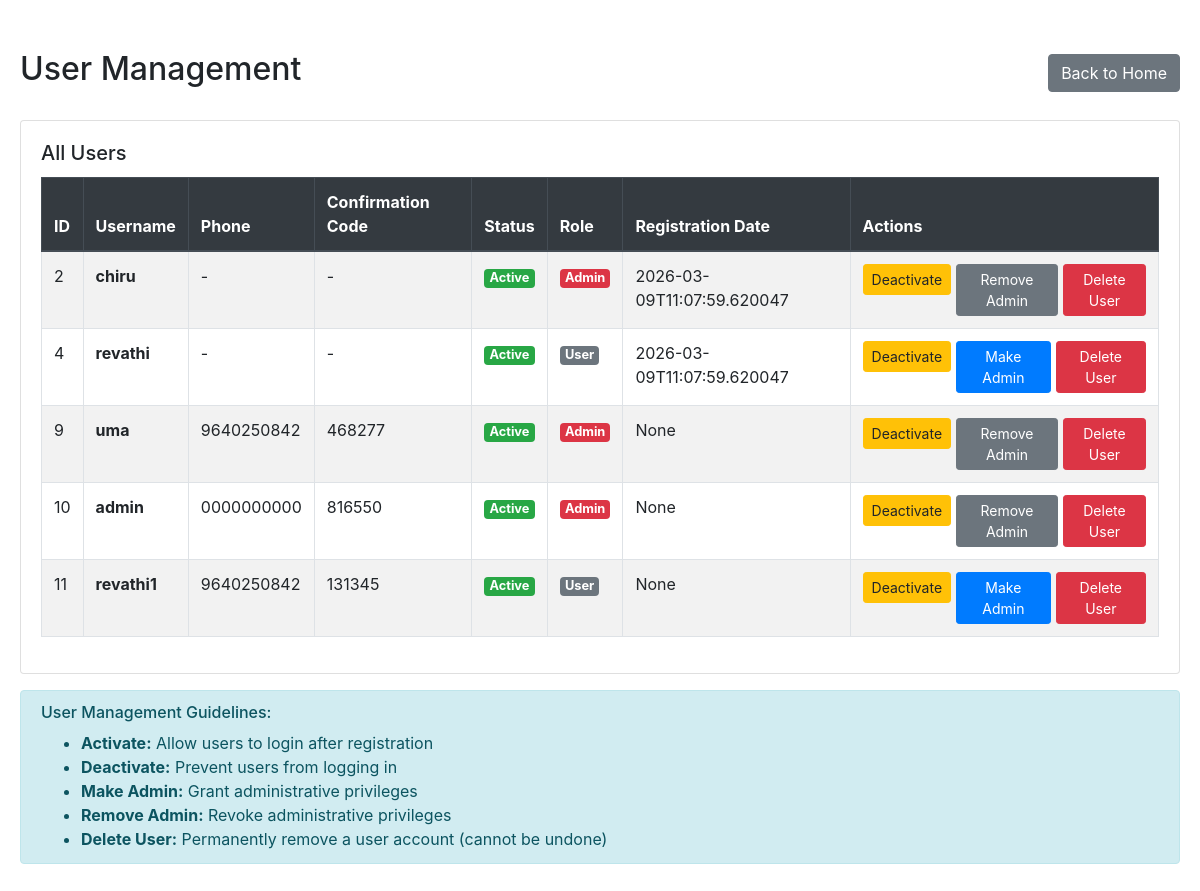
The app's page /admin/users (signed in) with its own data.
### tables this page shows
CREATE TABLE users (
            id INTEGER PRIMARY KEY AUTOINCREMENT,
            username TEXT NOT NULL UNIQUE,
            password TEXT NOT NULL,
            mfa_secret TEXT
        , is_active INTEGER DEFAULT 0, is_admin INTEGER DEFAULT 0, created_at TEXT, phone TEXT, confirmation_code TEXT);

### app.py (the view)
@app.route('/admin/users')
@login_required
@admin_required
def admin_users():
    conn = sqlite3.connect(DATABASE_PATH)
    c = conn.cursor()
    c.execute('SELECT id, username, phone, confirmation_code, is_active, is_admin, created_at FROM users ORDER BY created_at DESC')
    users = c.fetchall()
    conn.close()
    return render_template('admin_users.html', users=users)

### app.py (called while the page is built)
def admin_required(f):
    @wraps(f)
    def decorated_function(*args, **kwargs):
        if not current_user.is_admin:
            flash('Admin access required.', 'danger')
            return redirect(url_for('index'))
        return f(*args, **kwargs)
    return decorated_function

@login_manager.user_loader
def load_user(user_id):
    conn = sqlite3.connect(DATABASE_PATH)
    c = conn.cursor()
    c.execute('SELECT id, username, mfa_secret, is_active, is_admin FROM users WHERE id = ? AND is_active = 1', (int(user_id),))
    user = c.fetchone()
    conn.close()
    if user:
        return User(user[0], user[1], user[2], user[3], user[4])
    return None

    @property
    def is_active(self):
        return self._is_active

### templates/admin_users.html (shortened to what this page needs)
<!DOCTYPE html>
<html lang="en">
<head>
    <link rel="stylesheet" href="https://stackpath.bootstrapcdn.com/bootstrap/4.5.2/css/bootstrap.min.css">
</head>
<body class="admin-page">
    <div class="admin-container">
        <div class="d-flex justify-content-between align-items-center mb-4">
            <h2>User Management</h2>
            <a href="{{ url_for('index') }}" class="btn btn-secondary">Back to Home</a>
        </div>
        <div class="card">
            <div class="card-body">
                <h5 class="card-title">All Users</h5>
                <div class="table-responsive">
                    <table class="table table-striped table-bordered">
                        <thead class="thead-dark">
                            <tr>
                                <th>ID</th>
                                <th>Username</th>
                                <th>Phone</th>
                                <th>Confirmation Code</th>
                                <th>Status</th>
                                <th>Role</th>
                                <th>Registration Date</th>
                                <th>Actions</th>
                            </tr>
                        </thead>
                        <tbody>
                            {% for user in users %}
                            <tr>
                                <td>{{ user[0] }}</td>
                                <td><strong>{{ user[1] }}</strong></td>
                                <td>{{ user[2] or '-' }}</td>
                                <td>{{ user[3] or '-' }}</td>
                                <td>
                                    {% if user[4] %}
                                        <span class="badge badge-success status-badge">Active</span>
                                    {% else %}
                                        <span class="badge badge-warning status-badge">Pending</span>
                                    {% endif %}
                                </td>
                                <td>
                                    {% if user[5] %}
                                        <span class="badge badge-danger status-badge">Admin</span>
                                    {% else %}
                                        <span class="badge badge-secondary status-badge">User</span>
                                    {% endif %}
                                </td>
                                <td>{{ user[6] }}</td>
                                <td>
                                    <div class="btn-group btn-group-sm">
                                        {% if not user[4] %}
                                            <form method="POST" action="{{ url_for('activate_user', user_id=user[0]) }}" style="display: inline;">
                                                <button type="submit" class="btn btn-success btn-sm" onclick="return confirm('Activate this user?')">Activate</button>
                                            </form>
                                        {% else %}
                                            <form method="POST" action="{{ url_for('deactivate_user', user_id=user[0]) }}" style="display: inline;">
                                                <button type="submit" class="btn btn-warning btn-sm" onclick="return confirm('Deactivate this user?')">Deactivate</button>
                                            </form>
                                        {% endif %}
                                        <form method="POST" action="{{ url_for('toggle_admin', user_id=user[0]) }}" style="display: inline; margin-left: 5px;">
                                            <button type="submit" class="btn btn-{{ 'secondary' if user[5] else 'primary' }} btn-sm"
                                                    onclick="return confirm('{{ 'Remove' if user[5] else 'Grant' }} admin privileges?')">
                                                {{ 'Remove Admin' if user[5] else 'Make Admin' }}
                                            </button>
                                        </form>
                                        <form method="POST" action="{{ url_for('delete_user', user_id=user[0]) }}" style="display: inline; margin-left: 5px;">
                                            <button type="submit" class="btn btn-danger btn-sm" onclick="return confirm('Are you sure you want to delete this user? This action cannot be undone.')">Delete User</button>
                                        </form>
                                    </div>
                                </td>
                            </tr>
                            {% endfor %}
                        </tbody>
                    </table>
                </div>
            </div>
        </div>
        <div class="mt-3">
            <div class="alert alert-info">
                <h6>User Management Guidelines:</h6>
                <ul class="mb-0">
                    <li><strong>Activate:</strong> Allow users to login after registration</li>
                    <li><strong>Deactivate:</strong> Prevent users from logging in</li>
                    <li><strong>Make Admin:</strong> Grant administrative privileges</li>
                    <li><strong>Remove Admin:</strong> Revoke administrative privileges</li>
                    <li><strong>Delete User:</strong> Permanently remove a user account (cannot be undone)</li>
                </ul>
            </div>
        </div>
    </div>
</body>
</html>

### templates/admin_users.html (style rules this page uses)
body { padding: 20px; }
.admin-container { max-width: 1200px; margin: 30px auto; }
.status-badge { font-size: 0.8em; }

### records on screen
users: id "2", username "chiru", user "-", is_active "Active", shows "Admin", created_at "2026-03-09T11:07:59.620047", is_admin "Remove Admin"
users: id "4", username "revathi", user "-", is_active "Active", shows "User", created_at "2026-03-09T11:07:59.620047", is_admin "Make Admin"
users: id "9", username "uma", phone "9640250842", confirmation_code "468277", is_active "Active", shows "Admin", user "None", is_admin "Remove Admin"
users: id "10", username "admin", phone "0000000000", confirmation_code "816550", is_active "Active", shows "Admin", user "None", is_admin "Remove Admin"
users: id "11", username "revathi1", phone "9640250842", confirmation_code "131345", is_active "Active", shows "User", user "None", is_admin "Make Admin"
